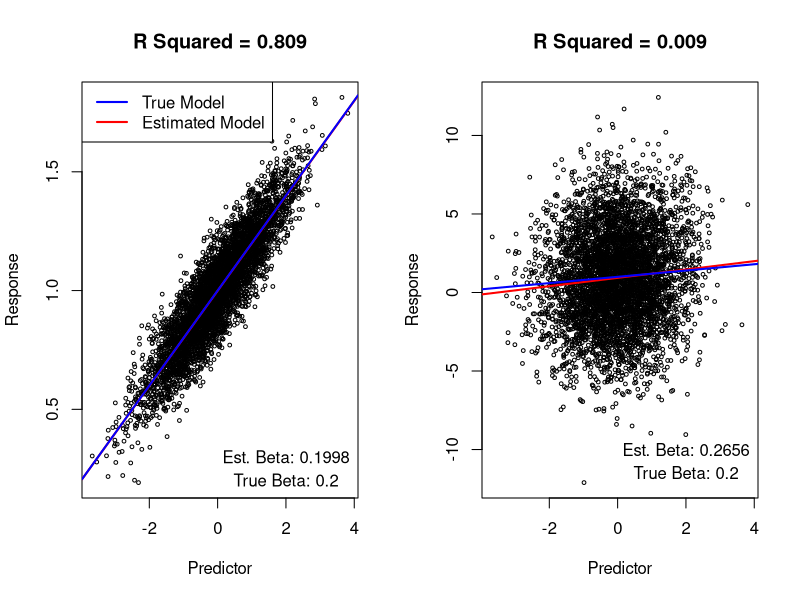

The R source for this figure:
# simulation_code_reviewer_2.R generates a graphical example of the estimation of true beta value 
# (i.e. functional relationship between covariate and response) using simple linear regression.
# Used in the Response to Reviewer 2
# Author: Joseph Janssen

# Generate a sample dataset.
set.seed(1)
n <- 5000
x <- rnorm(n)
y1 <- 1 + 0.2 * x + rnorm(n, sd = 0.1)
y2 <- 1 + 0.2 * x + rnorm(n, sd = 3)

# Fit models
mod1 <- lm(y1~x)
mod2 <- lm(y2~x)

sum_mod1 <- summary(mod1)
sum_mod2 <- summary(mod2)

# Plot 
par(mfrow = c(1,2))
plot(x,y1, cex = 0.5, xlab = "Predictor", ylab = "Response", 
     main = paste0("R Squared = ", round(sum_mod1$r.squared, 3)))
abline(mod1, col = "red", lwd = 2)
abline(a = 1, b = 0.2, col = "blue", lwd=2)
text(x = 2, y = 0.3,
     labels =  paste0("Est. Beta: ", round(mod1$coefficients[2],4) ) )
text(x = 2, y = 0.2,
     labels =  paste0("True Beta: 0.2"))

legend("topleft",c("True Model", "Estimated Model") ,col = c("blue", "red"), lty = 1, lwd= 2)


plot(x,y2, cex = 0.5, xlab = "Predictor", ylab = "Response", 
     main = paste0("R Squared = ", round(sum_mod2$r.squared, 3)))
abline(mod2, col = "red", lwd = 2)
abline(a = 1, b = 0.2, col = "blue", lwd=2)

text(x = 2, y = -10,
     labels =  paste0("Est. Beta: ", round(mod2$coefficients[2],4) ) )
text(x = 2, y = -11.5,
     labels =  paste0("True Beta: 0.2") )
